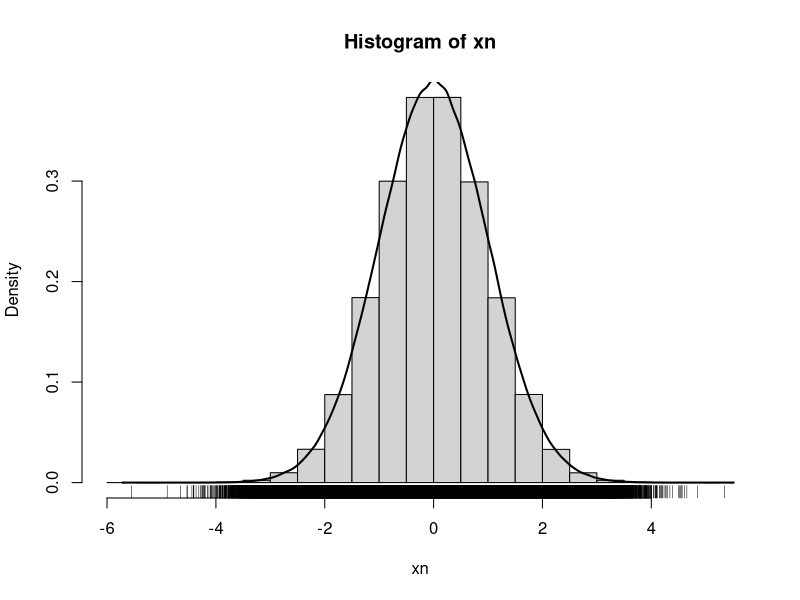
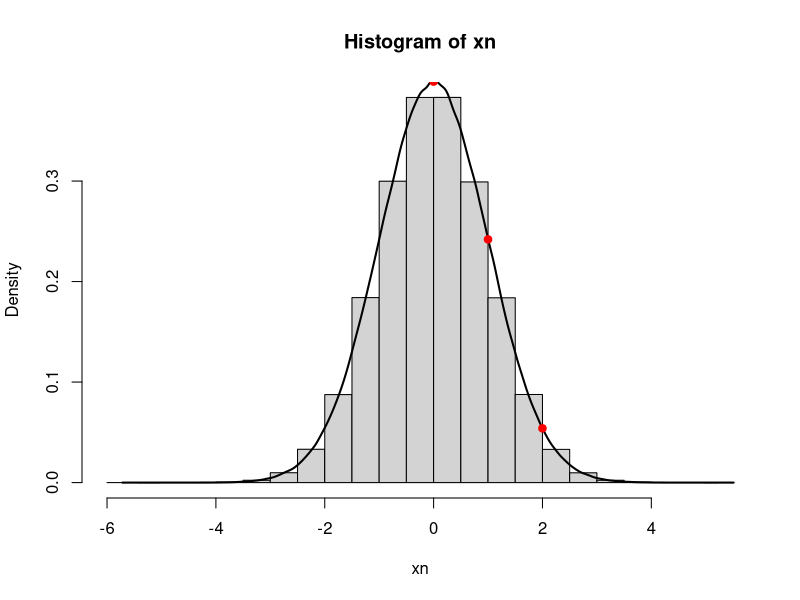

These charts were generated, in order, by the following R code:
## ---- chunk 1
xn <- rnorm(1e6)
hist(xn, freq = FALSE)
rug(xn)
lines(density(xn), lwd = 2)
## ---- chunk 2
pnorm(0)
pnorm(1)
pnorm(2)
## ---- chunk 3
qnorm(0.5)
qnorm(pnorm(1))
qnorm(pnorm(2))
## ---- chunk 4
hist(xn, freq = FALSE)
lines(density(xn), lwd = 2)
points(0, dnorm(0), pch = 19, col = "red")
points(1, dnorm(1), pch = 19, col = "red")
points(2, dnorm(2), pch = 19, col = "red")
